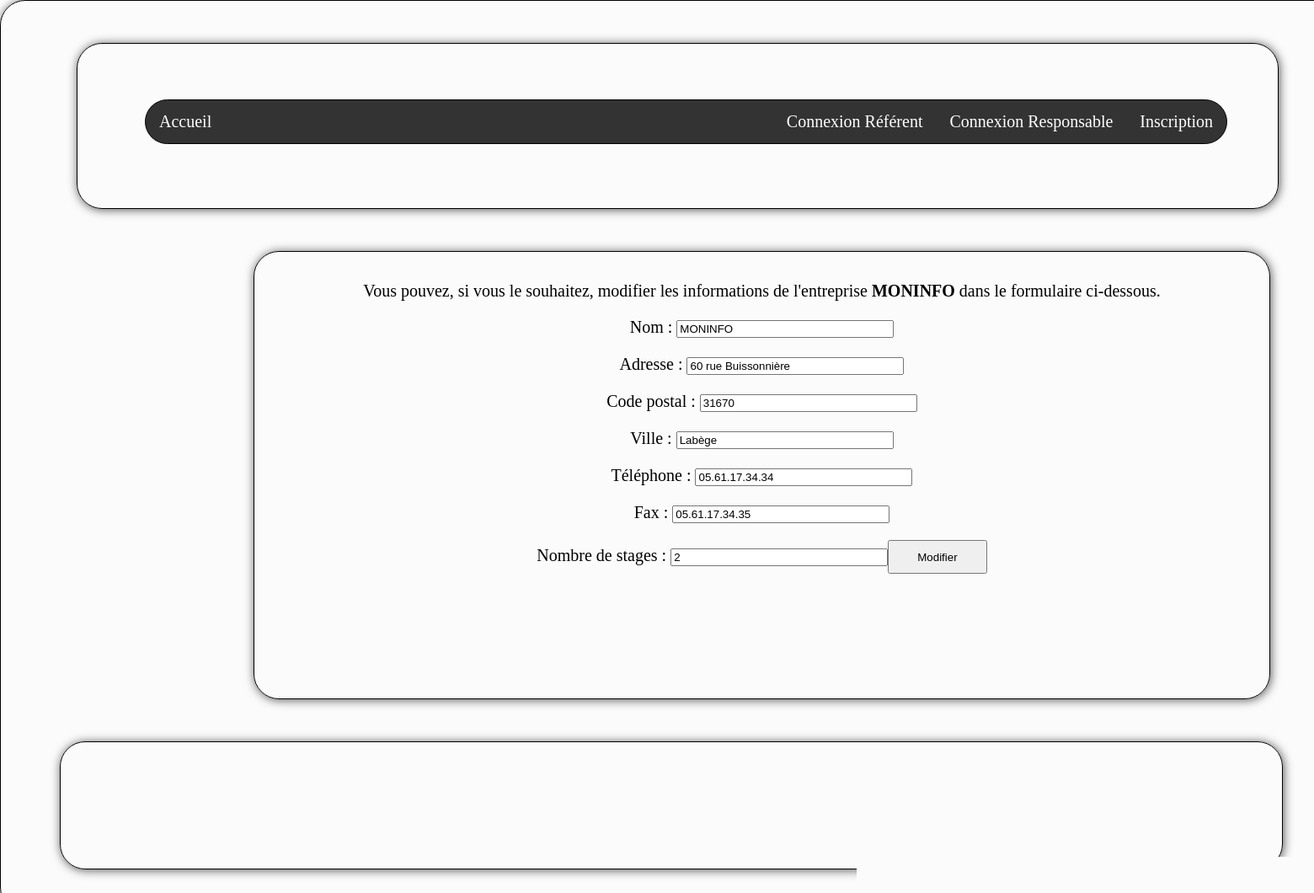
Screenshot of /pages/modifierEntreprise.php?idEntreprise=1 with the database file from the repository.
### tables this page shows
CREATE TABLE `entreprise` (
    `IdEntreprise`          int(11) NOT NULL,
    `Denomination`          varchar(40) DEFAULT NULL,
    `AdresseEntreprise`     varchar(70) DEFAULT NULL,
    `CP`                    int(5) DEFAULT NULL,          
    `Ville`                 varchar(25) DEFAULT NULL,
    `TelephoneEntreprise`   varchar(15) DEFAULT NULL,
    `Fax`                   varchar(15) DEFAULT NULL,
    `NombreStage`           int(3) DEFAULT NULL
);

### assets/DAO/DAO.php (called while the page is built, shortened)
<?php
class DAO {
    function __construct(){
        $user = "root";
        $password = "";
        $host = "localhost";
        $name = "limayracappstage";
        $dsn = 'mysql:host=' . $host . ';dbname=' . $name;
        try {
            $pdo = new PDO($dsn, $user, $password, array(PDO::MYSQL_ATTR_INIT_COMMAND => "SET NAMES utf8"));
            $pdo->setAttribute(PDO::ATTR_ERRMODE, PDO::ERRMODE_EXCEPTION);
        } catch (PDOException $e) {
            echo("<p>Erreur lors de la connexion : " . $e->getMessage().'<p>');
        }
        $this->pdo = $pdo;
    }
}
?>

### assets/DAO/entrepriseDAO.php (called while the page is built, shortened)
<?php
class EntrepriseDAO extends DAO {
    function find($idEntreprise){
        $sql = "SELECT * FROM entreprise WHERE IdEntreprise = :idEntreprise";
        try {
            $sth = $this->pdo->prepare($sql);
            $sth->execute(array(
                ':idEntreprise' => $idEntreprise
        ));
    $row = $sth->fetch(PDO::FETCH_ASSOC);
    } catch (PDOException $ex) {
        throw new Exception("Erreur lors de la requête SQL : " . $e->getMessage());
    }
    if ($row == NULL) {
        return NULL;
    } else {
        $entreprise = new Entreprise($row);
        return $entreprise;
    }
    }
}
?>

### assets/class/entreprise.php (called while the page is built, shortened)
<?php
class Entreprise {
    private $idEntreprise = 0;
    private $denomination = "?";
    private $adresseEntreprise = "?";
    private $cp = "?";
    private $ville = "?";
    private $telephoneEntreprise = "?";
    private $fax = "?";
    private $nombreStage = 0;
    public function getIdEntreprise()
    {
        return $this->idEntreprise;
    }
    public function setIdEntreprise($idEntreprise)
    {
        $this->idEntreprise = $idEntreprise;
        return $this;
    }
    public function getDenomination()
    {
        return $this->denomination;
    }
    public function setDenomination($denomination)
    {
        $this->denomination = $denomination;
        return $this;
    }
    public function getAdresseEntreprise()
    {
        return $this->adresseEntreprise;
    }
    public function setAdresseEntreprise($adresseEntreprise)
    {
        $this->adresseEntreprise = $adresseEntreprise;
        return $this;
    }
    public function getCp()
    {
        return $this->cp;
    }
    public function setCp($cp)
    {
        $this->cp = $cp;
        return $this;
    }
    public function getVille()
    {
        return $this->ville;
    }
    public function setVille($ville)
    {
        $this->ville = $ville;
        return $this;
    }
    public function getTelephoneEntreprise()
    {
        return $this->telephoneEntreprise;
    }
    public function setTelephoneEntreprise($telephoneEntreprise)
    {
        $this->telephoneEntreprise = $telephoneEntreprise;
        return $this;
    }
    public function getFax()
    {
        return $this->fax;
    }
    public function setFax($fax)
    {
        $this->fax = $fax;
        return $this;
    }
    public function getNombreStage()
    {
        return $this->nombreStage;
    }
    public function setNombreStage($nombreStage)
    {
        $this->nombreStage = $nombreStage;
        return $this;
    }
    function hydrater(array $tableau) {
        foreach ($tableau as $cle => $valeur) {
            $methode = 'set' . $cle;
        }
    }
}
?>

### pages/modifierEntreprise.php (the view, shortened to what this page needs)
<?php
    $idEntreprise = isset($_GET['idEntreprise']) ? $_GET['idEntreprise'] : "";
    $entrepriseDAO = new entrepriseDAO();
    $entreprise = $entrepriseDAO -> find($idEntreprise);
?>
<!DOCTYPE html>
<html lang="fr">
    <head>
        <link rel="stylesheet" type="text/css" href="../assets/css/styles.css" />
    </head>
    <body>
        <div id="conteneur">
            <div id="entete">
                <ul>
                    <?php
                        include "../assets/include/menu2.php";
                    ?>
                </ul>
            </div>
            <div id="contenu">
                <p>Vous pouvez, si vous le souhaitez, modifier les informations de l'entreprise <strong><?php echo "". $entreprise -> getDenomination() ; ?></strong> dans le formulaire ci-dessous.</p>
                <form action="modifierEntreprise.php?idEntreprise=<?php echo $entreprise -> getIdEntreprise(); ?>" method="post" class="formulaire">
                <p>Nom : <input type="text" name="denomination" value="<?php echo $entreprise -> getDenomination(); ?>" /></p>
                <p>Adresse : <input type="text" name="adresse" value="<?php echo $entreprise -> getAdresseEntreprise(); ?>"/></p>
                <p>Code postal : <input type="text" name="cp" value="<?php echo $entreprise -> getCp(); ?>"/></p>
                <p>Ville : <input type="text" name="ville" value="<?php echo $entreprise -> getVille(); ?>"/></p>
                <p>Téléphone : <input type="text" name="phone" value="<?php echo $entreprise -> getTelephoneEntreprise(); ?>"/></p>
                <p>Fax : <input type="text" name="fax" value="<?php echo $entreprise -> getFax(); ?>"/></p>
                <p>Nombre de stages : <input type="text" name="nbStage" value="<?php echo $entreprise -> getNombreStage(); ?>"
                <p><input type="submit" name="submit" value="Modifier" /></p>
                </form>
            </div>
            <div id="piedpage">
            </div>
        </div>
    </body>
</html>

### assets/css/styles.css (style rules this page uses)
html { background-size: cover; margin: 0; padding: 0; -webkit-background-size: cover; background-size: cover; }
body { font-family: American Typewriter, serif; margin: 0px; padding: 0px; outline: 0px; }
p { font-size: 20px; text-align: center; }
.formulaire { text-align : center; font-size : 15px; }
.formulaire input[type="text"], .formulaire input[type="password"] { height: 15px; width: 250px; }
.formulaire input[type="submit"], .formulaire input[type="reset"] { height: 40px; width: 10%; margin-bottom: 15px; }
div#conteneur { background-color: rgba(250, 250, 250, 0.75); width: 1500px; margin: auto; padding: 50px; border: 1px solid black; border-radius: 30px 30px 30px 30px; box-shadow: 1px 1px 12px #555; }
div#entete { position: relative; width: 1325px; margin-left: 40px; margin-top: 0px; padding: 50px; border: 1px solid black; border-radius: 30px 30px 30px 30px; box-shadow: 1px 1px 12px #555; }
div#contenu { width: 1175px; margin-left: 250px; margin-top: 50px; padding: 15px; min-height: 500px; border: 1px solid black; border-radius: 30px 30px 30px 30px; box-shadow: 1px 1px 12px #555; }
div#piedpage { width: 1300px; margin-left: 20px; margin-top: 50px; padding: 75px; border: 1px solid black; border-radius: 30px 30px 30px 30px; box-shadow: 1px 1px 12px #555; }

### rows the page displays
entreprise: Denomination "MONINFO", denomination "MONINFO", adresse "60 rue Buissonnière", cp "31670", ville "Labège", phone "05.61.17.34.34", fax "05.61.17.34.35", nbStage "2"
